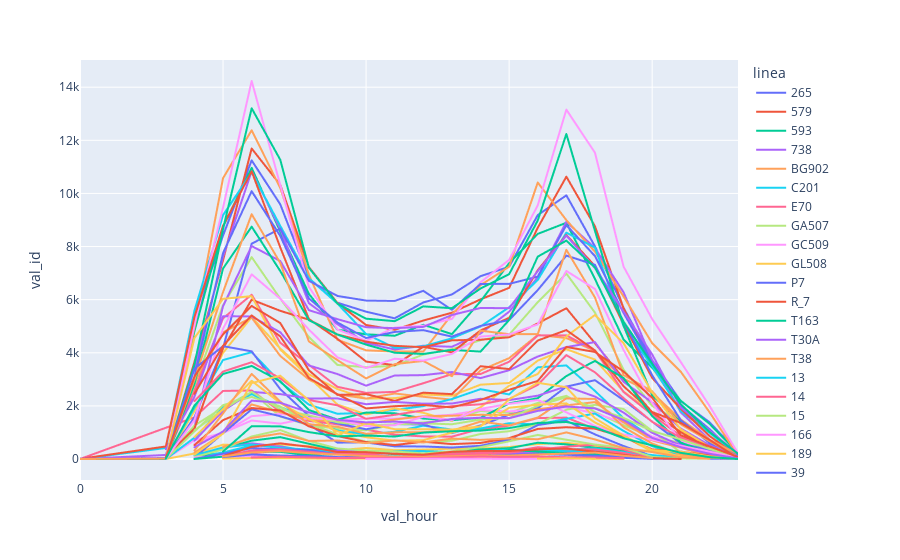

Notebook source saved alongside this figure:
### Code cell
# EDA
# kennedy

# validaciones totales por hora para distintas lineas

valid_ken_pltlineah=valid_ken_raw[valid_ken_raw['val_month']==4].groupby(['val_hour', 'linea'])['val_id'].count()
valid_ken_pltlineah=valid_ken_pltlineah.reset_index()

fig9 = px.line(valid_ken_pltlineah, x="val_hour", y="val_id", color='linea')
fig9.show()

### Figure 1 — Plotly figure (JSON) as saved in the notebook; plotly's stock layout.template omitted (floating-point values rounded to 4 significant figures)
{"data": [{"hovertemplate": "linea=265<br>val_hour=%{x}<br>val_id=%{y}<extra></extra>", "legendgroup": "265", "line": {"color": "#636efa", "dash": "solid"}, "mode": "lines", "name": "265", "showlegend": true, "type": "scattergl", "x": [0, 3, 4, 5, 6, 7, 8, 9, 10, 11, 12, 13, 14, 15, 16, 17, 18, 19, 20, 21, 22, 23], "xaxis": "x", "y": [4, 466, 5220, 8415, 11245, 9589, 6808, 5885, 5547, 5298, 5896, 6196, 6884, 7240, 9183, 9928, 8007, 5692, 3723, 2178, 1391, 250], "yaxis": "y"}, {"hovertemplate": "linea=579<br>val_hour=%{x}<br>val_id=%{y}<extra></extra>", "legendgroup": "579", "line": {"color": "#EF553B", "dash": "solid"}, "mode": "lines", "name": "579", "showlegend": true, "type": "scattergl", "x": [0, 3, 4, 5, 6, 7, 8, 9, 10, 11, 12, 13, 14, 15, 16, 17, 18, 19, 20, 21, 22, 23], "xaxis": "x", "y": [20, 2, 3654, 7485, 11691, 10324, 7228, 5872, 5046, 4868, 5215, 5508, 6012, 6445, 8707, 10630, 8765, 5673, 3469, 1830, 1070, 202], "yaxis": "y"}, {"hovertemplate": "linea=593<br>val_hour=%{x}<br>val_id=%{y}<extra></extra>", "legendgroup": "593", "line": {"color": "#00cc96", "dash": "solid"}, "mode": "lines", "name": "593", "showlegend": true, "type": "scattergl", "x": [0, 3, 4, 5, 6, 7, 8, 9, 10, 11, 12, 13, 14, 15, 16, 17, 18, 19, 20, 21, 22, 23], "xaxis": "x", "y": [14, 39, 4816, 8740, 10963, 8566, 6218, 4872, 4694, 4642, 5055, 4704, 5938, 7372, 8476, 8896, 6780, 4500, 3437, 2195, 1330, 234], "yaxis": "y"}, {"hovertemplate": "linea=738<br>val_hour=%{x}<br>val_id=%{y}<extra></extra>", "legendgroup": "738", "line": {"color": "#ab63fa", "dash": "solid"}, "mode": "lines", "name": "738", "showlegend": true, "type": "scattergl", "x": [0, 3, 4, 5, 6, 7, 8, 9, 10, 11, 12, 13, 14, 15, 16, 17, 18, 19, 20, 21, 22, 23], "xaxis": "x", "y": [2, 153, 3392, 7620, 10837, 8659, 5869, 5075, 4375, 4123, 4265, 4226, 4722, 5547, 6840, 8932, 7946, 6279, 3722, 1757, 737, 106], "yaxis": "y"}, {"hovertemplate": "linea=BG902<br>val_hour=%{x}<br>val_id=%{y}<extra></extra>", "legendgroup": "BG902", "line": {"color": "#FFA15A", "dash": "solid"}, "mode": "lines", "name": "BG902", "showlegend": true, "type": "scattergl", "x": [0, 3, 4, 5, 6, 7, 8, 9, 10, 11, 12, 13, 14, 15, 16, 17, 18, 19, 20, 21, 22, 23], "xaxis": "x", "y": [4, 27, 4955, 10576, 12378, 10207, 6943, 4490, 4092, 4049, 4046, 5445, 6545, 7243, 10411, 8994, 7810, 6120, 4360, 3286, 1769, 127], "yaxis": "y"}, {"hovertemplate": "linea=C201<br>val_hour=%{x}<br>val_id=%{y}<extra></extra>", "legendgroup": "C201", "line": {"color": "#19d3f3", "dash": "solid"}, "mode": "lines", "name": "C201", "showlegend": true, "type": "scattergl", "x": [0, 3, 4, 5, 6, 7, 8, 9, 10, 11, 12, 13, 14, 15, 16, 17, 18, 19, 20, 21, 22, 23], "xaxis": "x", "y": [1, 416, 5585, 9184, 10790, 8781, 6804, 5852, 4708, 4185, 4243, 4545, 4992, 5712, 6741, 8524, 7961, 4999, 3494, 1806, 994, 134], "yaxis": "y"}, {"hovertemplate": "linea=E70<br>val_hour=%{x}<br>val_id=%{y}<extra></extra>", "legendgroup": "E70", "line": {"color": "#FF6692", "dash": "solid"}, "mode": "lines", "name": "E70", "showlegend": true, "type": "scattergl", "x": [0, 4, 5, 6, 7, 8, 9, 10, 11, 12, 13, 14, 15, 16, 17, 18, 19, 20, 21, 22, 23], "xaxis": "x", "y": [1, 1568, 2563, 2582, 1787, 1436, 1307, 1105, 915, 851, 843, 1137, 1255, 1542, 1559, 1139, 922, 711, 570, 213, 52], "yaxis": "y"}, {"hovertemplate": "linea=GA507<br>val_hour=%{x}<br>val_id=%{y}<extra></extra>", "legendgroup": "GA507", "line": {"color": "#B6E880", "dash": "solid"}, "mode": "lines", "name": "GA507", "showlegend": true, "type": "scattergl", "x": [0, 3, 4, 5, 6, 7, 8, 9, 10, 11, 12, 13, 14, 15, 16, 17, 18, 19, 20, 21, 22, 23], "xaxis": "x", "y": [7, 7, 2748, 5795, 7601, 6039, 4593, 3542, 3457, 3514, 3935, 4134, 4475, 4681, 5906, 6984, 5512, 3364, 1998, 1401, 689, 103], "yaxis": "y"}, {"hovertemplate": "linea=GC509<br>val_hour=%{x}<br>val_id=%{y}<extra></extra>", "legendgroup": "GC509", "line": {"color": "#FF97FF", "dash": "solid"}, "mode": "lines", "name": "GC509", "showlegend": true, "type": "scattergl", "x": [0, 2, 3, 4, 5, 6, 7, 8, 9, 10, 11, 12, 13, 14, 15, 16, 17, 18, 19, 20, 21, 22, 23], "xaxis": "x", "y": [2, 1, 6, 5043, 9468, 14233, 10317, 6485, 4879, 4450, 4948, 5020, 5276, 6654, 7497, 9550, 13155, 11533, 7247, 5270, 3651, 2009, 219], "yaxis": "y"}, {"hovertemplate": "linea=GL508<br>val_hour=%{x}<br>val_id=%{y}<extra></extra>", "legendgroup": "GL508", "line": {"color": "#FECB52", "dash": "solid"}, "mode": "lines", "name": "GL508", "showlegend": true, "type": "scattergl", "x": [0, 3, 4, 5, 6, 7, 8, 9, 10, 11, 12, 13, 14, 15, 16, 17, 18, 19, 20, 21, 22, 23], "xaxis": "x", "y": [2, 3, 1810, 3999, 5344, 4159, 3188, 2635, 2274, 2292, 2428, 2386, 2799, 2863, 3705, 4135, 3745, 2541, 1747, 1040, 438, 95], "yaxis": "y"}, {"hovertemplate": "linea=P7<br>val_hour=%{x}<br>val_id=%{y}<extra></extra>", "legendgroup": "P7", "line": {"color": "#636efa", "dash": "solid"}, "mode": "lines", "name": "P7", "showlegend": true, "type": "scattergl", "x": [0, 3, 4, 5, 6, 7, 8, 9, 10, 11, 12, 13, 14, 15, 16, 17, 18, 19, 20, 21, 22, 23], "xaxis": "x", "y": [1, 2, 1572, 4183, 8106, 8678, 6712, 6139, 5966, 5953, 6333, 5618, 6591, 6594, 6868, 8807, 7641, 5501, 3608, 2031, 1129, 106], "yaxis": "y"}, {"hovertemplate": "linea=R_7<br>val_hour=%{x}<br>val_id=%{y}<extra></extra>", "legendgroup": "R_7", "line": {"color": "#EF553B", "dash": "solid"}, "mode": "lines", "name": "R_7", "showlegend": true, "type": "scattergl", "x": [0, 3, 4, 5, 6, 7, 8, 9, 10, 11, 12, 13, 14, 15, 16, 17, 18, 19, 20, 21, 22, 23], "xaxis": "x", "y": [5, 473, 5348, 8781, 10831, 7968, 5271, 4524, 3669, 3535, 4227, 4017, 4841, 5316, 7108, 8435, 7267, 5079, 3055, 1893, 872, 97], "yaxis": "y"}, {"hovertemplate": "linea=T163<br>val_hour=%{x}<br>val_id=%{y}<extra></extra>", "legendgroup": "T163", "line": {"color": "#00cc96", "dash": "solid"}, "mode": "lines", "name": "T163", "showlegend": true, "type": "scattergl", "x": [0, 3, 4, 5, 6, 7, 8, 9, 10, 11, 12, 13, 14, 15, 16, 17, 18, 19, 20, 21, 22, 23], "xaxis": "x", "y": [1, 8, 3558, 8661, 13205, 11268, 7202, 5846, 5283, 5191, 5747, 5679, 6420, 6963, 8977, 12236, 8590, 5018, 2398, 1401, 633, 89], "yaxis": "y"}, {"hovertemplate": "linea=T30A<br>val_hour=%{x}<br>val_id=%{y}<extra></extra>", "legendgroup": "T30A", "line": {"color": "#ab63fa", "dash": "solid"}, "mode": "lines", "name": "T30A", "showlegend": true, "type": "scattergl", "x": [0, 3, 4, 5, 6, 7, 8, 9, 10, 11, 12, 13, 14, 15, 16, 17, 18, 19, 20, 21, 22, 23], "xaxis": "x", "y": [12, 38, 1197, 5758, 8019, 7456, 5605, 5266, 4963, 4927, 4974, 5423, 5688, 5679, 7075, 8414, 7191, 5551, 3939, 1936, 1078, 198], "yaxis": "y"}, {"hovertemplate": "linea=T38<br>val_hour=%{x}<br>val_id=%{y}<extra></extra>", "legendgroup": "T38", "line": {"color": "#FFA15A", "dash": "solid"}, "mode": "lines", "name": "T38", "showlegend": true, "type": "scattergl", "x": [0, 3, 4, 5, 6, 7, 8, 9, 10, 11, 12, 13, 14, 15, 16, 17, 18, 19, 20, 21, 22, 23], "xaxis": "x", "y": [1, 14, 2876, 4767, 5325, 3881, 2995, 2435, 2276, 2468, 2344, 2235, 3338, 3798, 4672, 4556, 4067, 3025, 2497, 1488, 736, 176], "yaxis": "y"}, {"hovertemplate": "linea=13<br>val_hour=%{x}<br>val_id=%{y}<extra></extra>", "legendgroup": "13", "line": {"color": "#19d3f3", "dash": "solid"}, "mode": "lines", "name": "13", "showlegend": true, "type": "scattergl", "x": [3, 4, 5, 6, 7, 8, 9, 10, 11, 12, 13, 14, 15, 16, 17, 18, 19, 20, 21, 22, 23], "xaxis": "x", "y": [43, 1927, 3728, 4022, 2898, 2047, 1704, 1736, 1847, 1994, 2258, 2630, 2432, 3452, 3523, 2564, 1538, 815, 465, 176, 22], "yaxis": "y"}, {"hovertemplate": "linea=14<br>val_hour=%{x}<br>val_id=%{y}<extra></extra>", "legendgroup": "14", "line": {"color": "#FF6692", "dash": "solid"}, "mode": "lines", "name": "14", "showlegend": true, "type": "scattergl", "x": [3, 4, 5, 6, 7, 8, 9, 10, 11, 12, 13, 14, 15, 16, 17, 18, 19, 20, 21, 22, 23], "xaxis": "x", "y": [57, 2562, 5298, 6187, 4379, 3550, 2718, 2491, 2530, 2853, 3198, 3200, 3662, 4655, 4658, 4083, 2526, 1670, 857, 339, 39], "yaxis": "y"}, {"hovertemplate": "linea=15<br>val_hour=%{x}<br>val_id=%{y}<extra></extra>", "legendgroup": "15", "line": {"color": "#B6E880", "dash": "solid"}, "mode": "lines", "name": "15", "showlegend": true, "type": "scattergl", "x": [3, 4, 5, 6, 7, 8, 9, 10, 11, 12, 13, 14, 15, 16, 17, 18, 19, 20, 21, 22, 23], "xaxis": "x", "y": [7, 1259, 1937, 2524, 1599, 1274, 1145, 1083, 1299, 1378, 1478, 1809, 1739, 2112, 2377, 1769, 1272, 833, 606, 346, 11], "yaxis": "y"}, {"hovertemplate": "linea=166<br>val_hour=%{x}<br>val_id=%{y}<extra></extra>", "legendgroup": "166", "line": {"color": "#FF97FF", "dash": "solid"}, "mode": "lines", "name": "166", "showlegend": true, "type": "scattergl", "x": [3, 4, 5, 6, 7, 8, 9, 10, 11, 12, 13, 14, 15, 16, 17, 18, 19, 20, 21, 22, 23], "xaxis": "x", "y": [1, 707, 983, 1614, 1697, 1600, 1473, 1525, 1518, 1603, 1667, 1842, 1792, 1886, 1948, 1722, 1367, 851, 539, 207, 16], "yaxis": "y"}, {"hovertemplate": "linea=189<br>val_hour=%{x}<br>val_id=%{y}<extra></extra>", "legendgroup": "189", "line": {"color": "#FECB52", "dash": "solid"}, "mode": "lines", "name": "189", "showlegend": true, "type": "scattergl", "x": [3, 4, 5, 6, 7, 8, 9, 10, 11, 12, 13, 14, 15, 16, 17, 18, 19, 20, 21, 22, 23], "xaxis": "x", "y": [2, 208, 541, 511, 552, 482, 330, 417, 333, 353, 389, 392, 452, 565, 609, 490, 388, 293, 182, 127, 11], "yaxis": "y"}, {"hovertemplate": "linea=39<br>val_hour=%{x}<br>val_id=%{y}<extra></extra>", "legendgroup": "39", "line": {"color": "#636efa", "dash": "solid"}, "mode": "lines", "name": "39", "showlegend": true, "type": "scattergl", "x": [3, 4, 5, 6, 7, 8, 9, 10, 11, 12, 13, 14, 15, 16, 17, 18, 19, 20, 21, 22, 23], "xaxis": "x", "y": [4, 3080, 7757, 10085, 8402, 6047, 5140, 4555, 4786, 4852, 4609, 5010, 5232, 6362, 7660, 7312, 5178, 3153, 1464, 609, 120], "yaxis": "y"}, {"hovertemplate": "linea=733<br>val_hour=%{x}<br>val_id=%{y}<extra></extra>", "legendgroup": "733", "line": {"color": "#EF553B", "dash": "solid"}, "mode": "lines", "name": "733", "showlegend": true, "type": "scattergl", "x": [3, 4, 5, 6, 7, 8, 9, 10, 11, 12, 13, 14, 15, 16, 17, 18, 19, 20, 21, 22, 23], "xaxis": "x", "y": [86, 1147, 4170, 6001, 5580, 5247, 4690, 4419, 4262, 4210, 4470, 4492, 4584, 5105, 5678, 4360, 3024, 1757, 1009, 399, 29], "yaxis": "y"}, {"hovertemplate": "linea=910<br>val_hour=%{x}<br>val_id=%{y}<extra></extra>", "legendgroup": "910", "line": {"color": "#00cc96", "dash": "solid"}, "mode": "lines", "name": "910", "showlegend": true, "type": "scattergl", "x": [3, 4, 5, 6, 7, 8, 9, 10, 11, 12, 13, 14, 15, 16, 17, 18, 19, 20, 21, 22, 23], "xaxis": "x", "y": [2, 2832, 7174, 8749, 7078, 5228, 4686, 4308, 4002, 3956, 4110, 4045, 5233, 7620, 8224, 7207, 5172, 3584, 2067, 1023, 200], "yaxis": "y"}, {"hovertemplate": "linea=953<br>val_hour=%{x}<br>val_id=%{y}<extra></extra>", "legendgroup": "953", "line": {"color": "#ab63fa", "dash": "solid"}, "mode": "lines", "name": "953", "showlegend": true, "type": "scattergl", "x": [3, 4, 5, 6, 7, 8, 9, 10, 11, 12, 13, 14, 15, 16, 17, 18, 19, 20, 21, 22, 23], "xaxis": "x", "y": [371, 2340, 5378, 5368, 4773, 3523, 3199, 2761, 3145, 3159, 3276, 3047, 3343, 3859, 4214, 4403, 2906, 2134, 1147, 522, 100], "yaxis": "y"}, {"hovertemplate": "linea=BF404<br>val_hour=%{x}<br>val_id=%{y}<extra></extra>", "legendgroup": "BF404", "line": {"color": "#FFA15A", "dash": "solid"}, "mode": "lines", "name": "BF404", "showlegend": true, "type": "scattergl", "x": [3, 4, 5, 6, 7, 8, 9, 10, 11, 12, 13, 14, 15, 16, 17, 18, 19, 20, 21, 22, 23], "xaxis": "x", "y": [15, 2986, 6287, 9218, 7381, 4430, 3723, 3034, 3574, 3693, 3117, 4834, 4700, 4702, 7878, 6079, 3160, 2551, 1307, 674, 72], "yaxis": "y"}, {"hovertemplate": "linea=C97A<br>val_hour=%{x}<br>val_id=%{y}<extra></extra>", "legendgroup": "C97A", "line": {"color": "#19d3f3", "dash": "solid"}, "mode": "lines", "name": "C97A", "showlegend": true, "type": "scattergl", "x": [3, 4, 5, 6, 7, 8, 9, 10, 11, 12, 13, 14, 15, 16, 17, 18, 19, 20, 21, 22, 23], "xaxis": "x", "y": [1, 802, 1928, 2444, 1968, 1499, 1070, 935, 1026, 1256, 1111, 1149, 1348, 1301, 1513, 1713, 1057, 483, 156, 57, 10], "yaxis": "y"}, {"hovertemplate": "linea=FA410<br>val_hour=%{x}<br>val_id=%{y}<extra></extra>", "legendgroup": "FA410", "line": {"color": "#FF6692", "dash": "solid"}, "mode": "lines", "name": "FA410", "showlegend": true, "type": "scattergl", "x": [3], "xaxis": "x", "y": [33], "yaxis": "y"}, {"hovertemplate": "linea=FF409<br>val_hour=%{x}<br>val_id=%{y}<extra></extra>", "legendgroup": "FF409", "line": {"color": "#B6E880", "dash": "solid"}, "mode": "lines", "name": "FF409", "showlegend": true, "type": "scattergl", "x": [3, 4, 5, 6, 7, 8, 9, 10, 11, 12, 13, 14, 15, 16, 17, 18, 19, 20, 21, 22, 23], "xaxis": "x", "y": [2, 1042, 2029, 2339, 1978, 1327, 927, 651, 702, 630, 689, 942, 1048, 1310, 1857, 2039, 1885, 1055, 247, 103, 16], "yaxis": "y"}, {"hovertemplate": "linea=FH408<br>val_hour=%{x}<br>val_id=%{y}<extra></extra>", "legendgroup": "FH408", "line": {"color": "#FF97FF", "dash": "solid"}, "mode": "lines", "name": "FH408", "showlegend": true, "type": "scattergl", "x": [3, 4, 5, 6, 7, 8, 9, 10, 11, 12, 13, 14, 15, 16, 17, 18, 19, 20, 21, 22, 23], "xaxis": "x", "y": [1, 1469, 4908, 6954, 6036, 4873, 3826, 3425, 3775, 3706, 3957, 4610, 4689, 5070, 7082, 6401, 4104, 2111, 670, 257, 63], "yaxis": "y"}, {"hovertemplate": "linea=GF511<br>val_hour=%{x}<br>val_id=%{y}<extra></extra>", "legendgroup": "GF511", "line": {"color": "#FECB52", "dash": "solid"}, "mode": "lines", "name": "GF511", "showlegend": true, "type": "scattergl", "x": [3, 4, 5, 6, 7, 8, 9, 10, 11, 12, 13, 14, 15, 16, 17, 18, 19, 20, 21, 22, 23], "xaxis": "x", "y": [20, 4559, 6032, 6132, 4122, 3087, 2049, 1679, 1907, 1740, 1435, 1949, 2759, 3201, 4615, 5424, 4360, 2505, 1121, 454, 58], "yaxis": "y"}, {"hovertemplate": "linea=GF512<br>val_hour=%{x}<br>val_id=%{y}<extra></extra>", "legendgroup": "GF512", "line": {"color": "#636efa", "dash": "solid"}, "mode": "lines", "name": "GF512", "showlegend": true, "type": "scattergl", "x": [3, 4, 5, 6, 7, 8, 9, 10, 11, 12, 13, 14, 15, 16, 17, 18, 19, 20, 21, 22, 23], "xaxis": "x", "y": [22, 3403, 4250, 4054, 2631, 1623, 1344, 1119, 1314, 1302, 975, 1265, 1670, 1909, 2726, 2968, 2216, 1408, 585, 335, 96], "yaxis": "y"}, {"hovertemplate": "linea=T62<br>val_hour=%{x}<br>val_id=%{y}<extra></extra>", "legendgroup": "T62", "line": {"color": "#EF553B", "dash": "solid"}, "mode": "lines", "name": "T62", "showlegend": true, "type": "scattergl", "x": [3, 4, 5, 6, 7, 8, 9, 10, 11, 12, 13, 14, 15, 16, 17, 18, 19, 20, 21, 22, 23], "xaxis": "x", "y": [46, 3107, 4693, 5763, 5120, 3343, 2414, 2443, 2189, 2499, 2443, 3495, 3388, 4462, 4855, 4089, 2741, 1771, 1359, 725, 30], "yaxis": "y"}, {"hovertemplate": "linea=TC30<br>val_hour=%{x}<br>val_id=%{y}<extra></extra>", "legendgroup": "TC30", "line": {"color": "#00cc96", "dash": "solid"}, "mode": "lines", "name": "TC30", "showlegend": true, "type": "scattergl", "x": [3, 4, 5, 6, 7, 8, 9, 10, 11, 12, 13, 14, 15, 16, 17, 18, 19, 20, 21, 22, 23], "xaxis": "x", "y": [10, 2013, 3203, 3504, 2926, 1845, 1486, 1750, 1722, 1525, 1462, 1554, 2096, 2291, 3125, 3694, 3049, 1617, 620, 219, 39], "yaxis": "y"}, {"hovertemplate": "linea=121<br>val_hour=%{x}<br>val_id=%{y}<extra></extra>", "legendgroup": "121", "line": {"color": "#ab63fa", "dash": "solid"}, "mode": "lines", "name": "121", "showlegend": true, "type": "scattergl", "x": [4, 5, 6, 7, 8, 9, 10, 11, 12, 13, 14, 15, 16, 17, 18, 19, 20, 21, 22, 23], "xaxis": "x", "y": [690, 1813, 2529, 2444, 2280, 2282, 2063, 2149, 2083, 2090, 2268, 2219, 2384, 2736, 2351, 1748, 986, 511, 241, 16], "yaxis": "y"}, {"hovertemplate": "linea=162<br>val_hour=%{x}<br>val_id=%{y}<extra></extra>", "legendgroup": "162", "line": {"color": "#FFA15A", "dash": "solid"}, "mode": "lines", "name": "162", "showlegend": true, "type": "scattergl", "x": [4, 5, 6, 7, 8, 9, 10, 11, 12, 13, 14, 15, 16, 17, 18, 19, 20, 21, 22, 23], "xaxis": "x", "y": [238, 967, 2055, 1761, 1481, 1416, 1328, 1489, 1608, 1630, 1666, 1656, 1867, 2020, 2142, 1384, 702, 427, 109, 4], "yaxis": "y"}, {"hovertemplate": "linea=19-12<br>val_hour=%{x}<br>val_id=%{y}<extra></extra>", "legendgroup": "19-12", "line": {"color": "#19d3f3", "dash": "solid"}, "mode": "lines", "name": "19-12", "showlegend": true, "type": "scattergl", "x": [4, 5, 6, 7, 8, 9, 10, 11, 12, 13, 14, 15, 16, 17, 18, 19, 20, 21], "xaxis": "x", "y": [59, 248, 507, 479, 303, 211, 145, 103, 124, 151, 133, 180, 303, 292, 302, 194, 69, 7], "yaxis": "y"}, {"hovertemplate": "linea=576<br>val_hour=%{x}<br>val_id=%{y}<extra></extra>", "legendgroup": "576", "line": {"color": "#FF6692", "dash": "solid"}, "mode": "lines", "name": "576", "showlegend": true, "type": "scattergl", "x": [4, 5, 6, 7, 8, 9, 10, 11, 12, 13, 14, 15, 16, 17, 18, 19, 20, 21, 22, 23], "xaxis": "x", "y": [2181, 3293, 3645, 3036, 2224, 2021, 1514, 1664, 1831, 1992, 2060, 2261, 2793, 3913, 3265, 2294, 1400, 797, 478, 56], "yaxis": "y"}, {"hovertemplate": "linea=576.<br>val_hour=%{x}<br>val_id=%{y}<extra></extra>", "legendgroup": "576.", "line": {"color": "#B6E880", "dash": "solid"}, "mode": "lines", "name": "576.", "showlegend": true, "type": "scattergl", "x": [4, 5, 6, 7, 8, 9, 10, 11, 12, 13, 14, 15, 16, 17, 18, 19, 20, 21, 22, 23], "xaxis": "x", "y": [1080, 1859, 2528, 1866, 1645, 1383, 1260, 1305, 1342, 1308, 1486, 1546, 2000, 2330, 1916, 1548, 1054, 738, 378, 60], "yaxis": "y"}, {"hovertemplate": "linea=722<br>val_hour=%{x}<br>val_id=%{y}<extra></extra>", "legendgroup": "722", "line": {"color": "#FF97FF", "dash": "solid"}, "mode": "lines", "name": "722", "showlegend": true, "type": "scattergl", "x": [4, 5, 6, 7, 8, 9, 10, 11, 12, 13, 14, 15, 16, 17, 18, 19, 20, 21, 22, 23], "xaxis": "x", "y": [580, 983, 1450, 1331, 1541, 1481, 1240, 1273, 1591, 1467, 1887, 2080, 2223, 1759, 1244, 924, 725, 501, 279, 39], "yaxis": "y"}, {"hovertemplate": "linea=BF401<br>val_hour=%{x}<br>val_id=%{y}<extra></extra>", "legendgroup": "BF401", "line": {"color": "#FECB52", "dash": "solid"}, "mode": "lines", "name": "BF401", "showlegend": true, "type": "scattergl", "x": [4, 5, 6, 7, 8, 9, 10, 11, 12, 13, 14, 15, 16, 17, 18, 19, 20, 21, 22, 23], "xaxis": "x", "y": [824, 1883, 2946, 2107, 1507, 1041, 820, 691, 709, 994, 1235, 1930, 2046, 2095, 1375, 850, 283, 117, 33, 3], "yaxis": "y"}, {"hovertemplate": "linea=CA103<br>val_hour=%{x}<br>val_id=%{y}<extra></extra>", "legendgroup": "CA103", "line": {"color": "#636efa", "dash": "solid"}, "mode": "lines", "name": "CA103", "showlegend": true, "type": "scattergl", "x": [4, 5, 6, 7, 8, 9, 10, 11, 12, 13, 14, 15, 16, 17, 18, 19, 20, 21, 22, 23], "xaxis": "x", "y": [58, 970, 1870, 1612, 1290, 619, 625, 477, 473, 431, 498, 726, 1280, 1440, 927, 489, 111, 25, 11, 2], "yaxis": "y"}, {"hovertemplate": "linea=CA117<br>val_hour=%{x}<br>val_id=%{y}<extra></extra>", "legendgroup": "CA117", "line": {"color": "#EF553B", "dash": "solid"}, "mode": "lines", "name": "CA117", "showlegend": true, "type": "scattergl", "x": [4, 5, 6, 7, 8, 9, 10, 11, 12, 13, 14, 15, 16, 17, 18, 19, 20, 21, 22, 23], "xaxis": "x", "y": [522, 1464, 1920, 1829, 1232, 863, 638, 526, 652, 562, 605, 790, 1133, 1197, 1145, 825, 362, 278, 128, 17], "yaxis": "y"}, {"hovertemplate": "linea=CANTABRIA/<br>val_hour=%{x}<br>val_id=%{y}<extra></extra>", "legendgroup": "CANTABRIA/", "line": {"color": "#00cc96", "dash": "solid"}, "mode": "lines", "name": "CANTABRIA/", "showlegend": true, "type": "scattergl", "x": [4, 5, 6, 7, 8, 9, 10, 11, 12, 13, 14, 15, 16, 17, 18, 19, 20, 21], "xaxis": "x", "y": [8, 389, 690, 824, 575, 331, 237, 185, 198, 271, 363, 406, 614, 554, 425, 322, 83, 14], "yaxis": "y"}, {"hovertemplate": "linea=FF402<br>val_hour=%{x}<br>val_id=%{y}<extra></extra>", "legendgroup": "FF402", "line": {"color": "#ab63fa", "dash": "solid"}, "mode": "lines", "name": "FF402", "showlegend": true, "type": "scattergl", "x": [4, 5, 6, 7, 8, 9, 10, 11, 12, 13, 14, 15, 16, 17, 18, 19], "xaxis": "x", "y": [73, 413, 593, 461, 281, 327, 256, 293, 302, 212, 180, 219, 228, 232, 215, 68], "yaxis": "y"}, {"hovertemplate": "linea=GL510<br>val_hour=%{x}<br>val_id=%{y}<extra></extra>", "legendgroup": "GL510", "line": {"color": "#FFA15A", "dash": "solid"}, "mode": "lines", "name": "GL510", "showlegend": true, "type": "scattergl", "x": [4, 5, 6, 7, 8, 9, 10, 11, 12, 13, 14, 15, 16, 17, 18, 19, 20, 21, 22, 23], "xaxis": "x", "y": [322, 1715, 3205, 2163, 1308, 1216, 951, 1006, 1010, 1067, 1411, 1266, 1562, 2281, 2262, 1198, 583, 172, 53, 1], "yaxis": "y"}, {"hovertemplate": "linea=HG709<br>val_hour=%{x}<br>val_id=%{y}<extra></extra>", "legendgroup": "HG709", "line": {"color": "#19d3f3", "dash": "solid"}, "mode": "lines", "name": "HG709", "showlegend": true, "type": "scattergl", "x": [4, 5, 6, 7, 8, 9, 10, 11, 12, 13, 14, 15, 16, 17, 18, 19, 20, 21, 22], "xaxis": "x", "y": [138, 437, 549, 413, 359, 266, 242, 291, 297, 266, 298, 351, 333, 361, 399, 258, 148, 44, 14], "yaxis": "y"}, {"hovertemplate": "linea=MUNDOAV/<br>val_hour=%{x}<br>val_id=%{y}<extra></extra>", "legendgroup": "MUNDOAV/", "line": {"color": "#FF6692", "dash": "solid"}, "mode": "lines", "name": "MUNDOAV/", "showlegend": true, "type": "scattergl", "x": [4, 5, 6, 7, 8, 9, 10, 11, 12, 13, 14, 15, 16, 17, 18, 19, 20], "xaxis": "x", "y": [1, 147, 228, 294, 172, 222, 202, 205, 172, 193, 230, 241, 356, 464, 538, 356, 79], "yaxis": "y"}, {"hovertemplate": "linea=R_E61<br>val_hour=%{x}<br>val_id=%{y}<extra></extra>", "legendgroup": "R_E61", "line": {"color": "#B6E880", "dash": "solid"}, "mode": "lines", "name": "R_E61", "showlegend": true, "type": "scattergl", "x": [4, 5, 6, 7, 8, 9, 10, 11, 12, 13, 14, 15, 16, 17, 18, 19, 20, 21, 22], "xaxis": "x", "y": [75, 360, 849, 1093, 681, 396, 317, 283, 211, 290, 447, 667, 907, 727, 545, 426, 79, 20, 7], "yaxis": "y"}, {"hovertemplate": "linea=T08_TUNA_ALTA<br>val_hour=%{x}<br>val_id=%{y}<extra></extra>", "legendgroup": "T08_TUNA_ALTA", "line": {"color": "#FF97FF", "dash": "solid"}, "mode": "lines", "name": "T08_TUNA_ALTA", "showlegend": true, "type": "scattergl", "x": [4, 5, 6, 7, 8, 9, 10, 11, 12, 13, 14, 15, 16, 17, 18, 19], "xaxis": "x", "y": [53, 129, 165, 117, 75, 31, 33, 33, 23, 18, 24, 46, 41, 50, 66, 14], "yaxis": "y"}, {"hovertemplate": "linea=T11<br>val_hour=%{x}<br>val_id=%{y}<extra></extra>", "legendgroup": "T11", "line": {"color": "#FECB52", "dash": "solid"}, "mode": "lines", "name": "T11", "showlegend": true, "type": "scattergl", "x": [4, 5, 6, 7, 8, 9, 10, 11, 12, 13, 14, 15, 16, 17, 18, 19, 20, 21, 22, 23], "xaxis": "x", "y": [164, 960, 2859, 3136, 2206, 899, 1346, 1123, 1123, 1109, 1231, 2248, 2870, 2703, 1536, 877, 334, 272, 101, 2], "yaxis": "y"}, {"hovertemplate": "linea=T53<br>val_hour=%{x}<br>val_id=%{y}<extra></extra>", "legendgroup": "T53", "line": {"color": "#636efa", "dash": "solid"}, "mode": "lines", "name": "T53", "showlegend": true, "type": "scattergl", "x": [4, 5, 6, 7, 8, 9, 10, 11, 12, 13, 14, 15, 16, 17, 18, 19, 20], "xaxis": "x", "y": [8, 201, 409, 368, 343, 171, 115, 83, 55, 116, 104, 134, 197, 172, 128, 44, 6], "yaxis": "y"}, {"hovertemplate": "linea=T54<br>val_hour=%{x}<br>val_id=%{y}<extra></extra>", "legendgroup": "T54", "line": {"color": "#EF553B", "dash": "solid"}, "mode": "lines", "name": "T54", "showlegend": true, "type": "scattergl", "x": [4, 5, 6, 7, 8, 9, 10, 11, 12, 13, 14, 15, 16, 17, 18, 19, 20, 21, 22, 23], "xaxis": "x", "y": [2456, 4268, 5407, 4617, 3051, 2438, 1905, 1989, 2034, 1946, 2223, 2609, 2940, 4219, 4030, 3296, 2307, 898, 475, 77], "yaxis": "y"}, {"hovertemplate": "linea=T55<br>val_hour=%{x}<br>val_id=%{y}<extra></extra>", "legendgroup": "T55", "line": {"color": "#00cc96", "dash": "solid"}, "mode": "lines", "name": "T55", "showlegend": true, "type": "scattergl", "x": [4, 5, 6, 7, 8, 9, 10, 11, 12, 13, 14, 15, 16, 17, 18, 19, 20, 21], "xaxis": "x", "y": [2, 89, 263, 270, 146, 72, 70, 34, 39, 77, 140, 343, 282, 220, 163, 202, 35, 3], "yaxis": "y"}, {"hovertemplate": "linea=Z12<br>val_hour=%{x}<br>val_id=%{y}<extra></extra>", "legendgroup": "Z12", "line": {"color": "#ab63fa", "dash": "solid"}, "mode": "lines", "name": "Z12", "showlegend": true, "type": "scattergl", "x": [4, 5, 6, 7, 8, 9, 10, 11, 12, 13, 14, 15, 16, 17, 18, 19, 20, 21, 22, 23], "xaxis": "x", "y": [444, 1037, 2199, 2118, 1755, 1476, 1380, 1409, 1346, 1508, 1554, 1537, 1812, 1979, 1908, 1469, 795, 447, 198, 24], "yaxis": "y"}, {"hovertemplate": "linea=113B<br>val_hour=%{x}<br>val_id=%{y}<extra></extra>", "legendgroup": "113B", "line": {"color": "#FFA15A", "dash": "solid"}, "mode": "lines", "name": "113B", "showlegend": true, "type": "scattergl", "x": [5, 6, 7, 8, 9, 10, 11, 12, 13, 14, 15, 16, 17, 18, 19, 20, 21, 22], "xaxis": "x", "y": [454, 792, 964, 681, 698, 598, 700, 624, 770, 721, 775, 743, 1002, 739, 411, 261, 69, 7], "yaxis": "y"}, {"hovertemplate": "linea=19-10<br>val_hour=%{x}<br>val_id=%{y}<extra></extra>", "legendgroup": "19-10", "line": {"color": "#19d3f3", "dash": "solid"}, "mode": "lines", "name": "19-10", "showlegend": true, "type": "scattergl", "x": [5, 6, 7, 8, 9, 10, 11, 12, 13, 14, 15, 16, 17, 18, 19], "xaxis": "x", "y": [30, 97, 111, 73, 34, 38, 26, 25, 35, 43, 65, 95, 67, 84, 17], "yaxis": "y"}, {"hovertemplate": "linea=19-2<br>val_hour=%{x}<br>val_id=%{y}<extra></extra>", "legendgroup": "19-2", "line": {"color": "#FF6692", "dash": "solid"}, "mode": "lines", "name": "19-2", "showlegend": true, "type": "scattergl", "x": [5, 6, 7, 8, 9, 10, 11, 12, 13, 14, 15, 16, 17, 18, 19, 20], "xaxis": "x", "y": [112, 321, 363, 275, 172, 146, 89, 131, 123, 191, 264, 445, 370, 359, 228, 29], "yaxis": "y"}, {"hovertemplate": "linea=910_Rural<br>val_hour=%{x}<br>val_id=%{y}<extra></extra>", "legendgroup": "910_Rural", "line": {"color": "#B6E880", "dash": "solid"}, "mode": "lines", "name": "910_Rural", "showlegend": true, "type": "scattergl", "x": [5, 17, 18], "xaxis": "x", "y": [32, 28, 12], "yaxis": "y"}, {"hovertemplate": "linea=CANÃ?DROMO/<br>val_hour=%{x}<br>val_id=%{y}<extra></extra>", "legendgroup": "CANÃ?DROMO/", "line": {"color": "#FF97FF", "dash": "solid"}, "mode": "lines", "name": "CANÃ?DROMO/", "showlegend": true, "type": "scattergl", "x": [5, 6, 7, 8, 9, 10, 11, 12, 13, 14, 15, 16, 17, 18, 19], "xaxis": "x", "y": [54, 113, 95, 47, 28, 30, 25, 16, 19, 35, 32, 59, 67, 65, 7], "yaxis": "y"}, {"hovertemplate": "linea=CANÓDROMO/<br>val_hour=%{x}<br>val_id=%{y}<extra></extra>", "legendgroup": "CANÓDROMO/", "line": {"color": "#FECB52", "dash": "solid"}, "mode": "lines", "name": "CANÓDROMO/", "showlegend": true, "type": "scattergl", "x": [5, 6, 7, 8, 9, 10, 11, 12, 13, 14, 15, 16, 17, 18, 19], "xaxis": "x", "y": [18, 34, 33, 21, 8, 15, 6, 7, 9, 22, 15, 22, 14, 12, 4], "yaxis": "y"}, {"hovertemplate": "linea=CB100<br>val_hour=%{x}<br>val_id=%{y}<extra></extra>", "legendgroup": "CB100", "line": {"color": "#636efa", "dash": "solid"}, "mode": "lines", "name": "CB100", "showlegend": true, "type": "scattergl", "x": [5, 6, 7, 8, 9, 10, 11, 12, 13, 14, 15, 16, 17, 18, 19, 20, 21], "xaxis": "x", "y": [75, 172, 131, 114, 74, 62, 51, 59, 64, 112, 155, 188, 161, 124, 84, 12, 3], "yaxis": "y"}, {"hovertemplate": "linea=R_421<br>val_hour=%{x}<br>val_id=%{y}<extra></extra>", "legendgroup": "R_421", "line": {"color": "#EF553B", "dash": "solid"}, "mode": "lines", "name": "R_421", "showlegend": true, "type": "scattergl", "x": [5, 6, 7, 8, 9, 10, 11, 12, 13, 14, 15, 16, 17, 18, 19, 20, 21], "xaxis": "x", "y": [106, 460, 591, 461, 267, 258, 195, 166, 272, 307, 302, 365, 397, 274, 157, 32, 1], "yaxis": "y"}, {"hovertemplate": "linea=R_603B<br>val_hour=%{x}<br>val_id=%{y}<extra></extra>", "legendgroup": "R_603B", "line": {"color": "#00cc96", "dash": "solid"}, "mode": "lines", "name": "R_603B", "showlegend": true, "type": "scattergl", "x": [5, 6, 7, 8, 9, 10, 11, 12, 13, 14, 15, 16, 17, 18, 19, 20, 21, 22, 23], "xaxis": "x", "y": [283, 1234, 1231, 1014, 853, 884, 847, 995, 1047, 1070, 1164, 1359, 1393, 1195, 780, 513, 232, 73, 1], "yaxis": "y"}, {"hovertemplate": "linea=SE10<br>val_hour=%{x}<br>val_id=%{y}<extra></extra>", "legendgroup": "SE10", "line": {"color": "#ab63fa", "dash": "solid"}, "mode": "lines", "name": "SE10", "showlegend": true, "type": "scattergl", "x": [5], "xaxis": "x", "y": [36], "yaxis": "y"}, {"hovertemplate": "linea=T52<br>val_hour=%{x}<br>val_id=%{y}<extra></extra>", "legendgroup": "T52", "line": {"color": "#FFA15A", "dash": "solid"}, "mode": "lines", "name": "T52", "showlegend": true, "type": "scattergl", "x": [5, 6, 7, 8, 9, 10, 11, 12, 13, 14, 15, 16, 17, 18, 19, 20], "xaxis": "x", "y": [97, 247, 299, 220, 163, 111, 90, 75, 104, 130, 132, 172, 204, 241, 122, 35], "yaxis": "y"}, {"hovertemplate": "linea=FCS<br>val_hour=%{x}<br>val_id=%{y}<extra></extra>", "legendgroup": "FCS", "line": {"color": "#19d3f3", "dash": "solid"}, "mode": "lines", "name": "FCS", "showlegend": true, "type": "scattergl", "x": [6], "xaxis": "x", "y": [34], "yaxis": "y"}, {"hovertemplate": "linea=TC24<br>val_hour=%{x}<br>val_id=%{y}<extra></extra>", "legendgroup": "TC24", "line": {"color": "#FF6692", "dash": "solid"}, "mode": "lines", "name": "TC24", "showlegend": true, "type": "scattergl", "x": [6, 7, 8, 9, 10, 11, 12, 13, 14, 15, 16, 17, 18, 19], "xaxis": "x", "y": [59, 87, 61, 38, 40, 49, 31, 60, 98, 74, 95, 68, 59, 31], "yaxis": "y"}, {"hovertemplate": "linea=Lopez<br>val_hour=%{x}<br>val_id=%{y}<extra></extra>", "legendgroup": "Lopez", "line": {"color": "#B6E880", "dash": "solid"}, "mode": "lines", "name": "Lopez", "showlegend": true, "type": "scattergl", "x": [8], "xaxis": "x", "y": [2], "yaxis": "y"}, {"hovertemplate": "linea=/<br>val_hour=%{x}<br>val_id=%{y}<extra></extra>", "legendgroup": "/", "line": {"color": "#FF97FF", "dash": "solid"}, "mode": "lines", "name": "/", "showlegend": true, "type": "scattergl", "x": [10, 14, 15, 18], "xaxis": "x", "y": [6, 10, 4, 9], "yaxis": "y"}, {"hovertemplate": "linea=-1<br>val_hour=%{x}<br>val_id=%{y}<extra></extra>", "legendgroup": "-1", "line": {"color": "#FECB52", "dash": "solid"}, "mode": "lines", "name": "-1", "showlegend": true, "type": "scattergl", "x": [16, 17, 18], "xaxis": "x", "y": [14, 28, 5], "yaxis": "y"}, {"hovertemplate": "linea=C15-1/<br>val_hour=%{x}<br>val_id=%{y}<extra></extra>", "legendgroup": "C15-1/", "line": {"color": "#636efa", "dash": "solid"}, "mode": "lines", "name": "C15-1/", "showlegend": true, "type": "scattergl", "x": [18], "xaxis": "x", "y": [3], "yaxis": "y"}], "layout": {"legend": {"title": {"text": "linea"}, "tracegroupgap": 0}, "margin": {"t": 60}, "xaxis": {"anchor": "y", "domain": [0, 1], "title": {"text": "val_hour"}}, "yaxis": {"anchor": "x", "domain": [0, 1], "title": {"text": "val_id"}}}}
